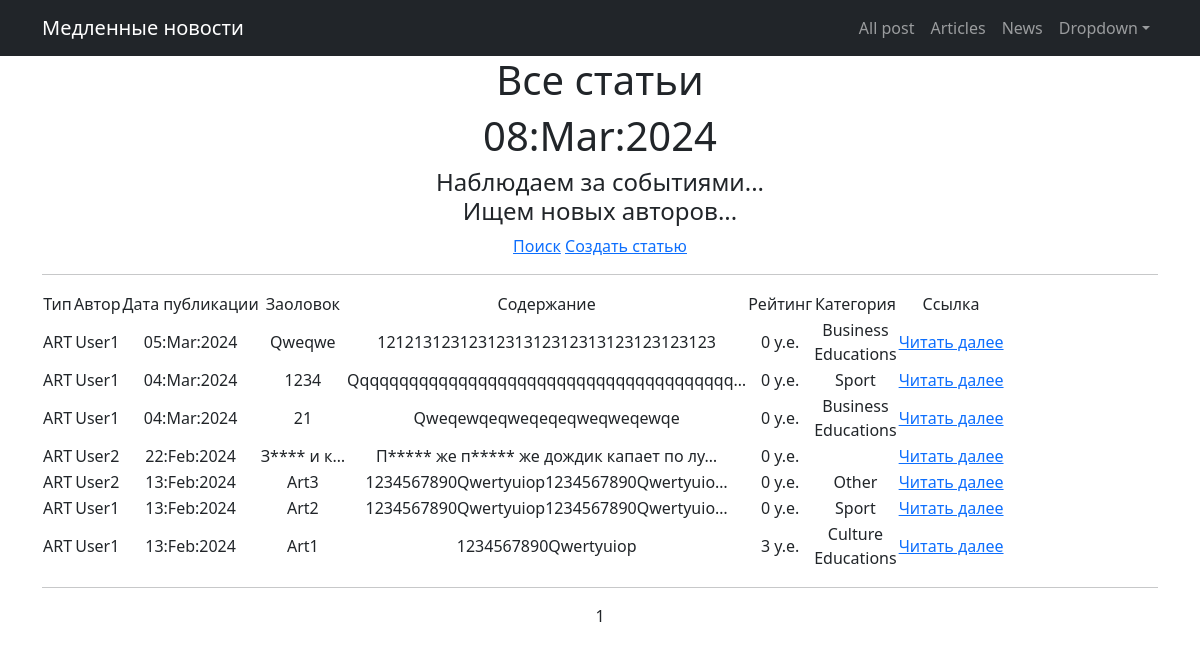
The app's page /articles/ with its own data.
### Newsportalapp/models.py (models this page shows, shortened)
class Post(models.Model):
    news_post = 'NEWS'
    article_post = 'ART'
    other = 'OTH'
    TYPEPOST = [
        (news_post, 'Новость'),
        (article_post, 'Статья'),
        (other, 'Другое')
    ]
    post_type = models.CharField(max_length=4, choices=TYPEPOST, default=other)
    post_add = models.DateTimeField(auto_now_add=True)
    post_name = models.CharField(max_length=255)
    post_text = models.TextField()
    post_rating = models.IntegerField(default=0)
    post_author = models.ForeignKey(Author, on_delete=models.CASCADE, verbose_name='Имя Автора')
    categories = models.ManyToManyField(Category, through='PostCategory')

class Author(models.Model):
    name_author = models.OneToOneField(User, on_delete=models.CASCADE)
    author_rating = models.IntegerField(default=0)

class Category(models.Model):
    name = models.CharField(max_length=255, unique=True)

### Newsportalapp/views.py (the view)
# urls.py: path('articles/', ArtsList.as_view(), name='arts_list'),
class ArtsList(ListView):
    model = Post
    ordering = '-post_add'
    template_name = 'articles.html'
    context_object_name = 'arts'
    paginate_by = 10
    queryset = Post.objects.filter(post_type=Post.article_post)
    def get_context_data(self, **kwargs):
        context = super().get_context_data(**kwargs)
        context['time_now'] = datetime.utcnow()
        context['next_post'] = None
        return context

### Newsportalapp/templatetags/custom_filters.py (called while the page is built)
@register.filter()
def like_valute(value):
    return f'{value} у.е.'

### templates/articles.html (shortened to what this page needs)
{% extends 'flatpages/default.html' %}
{% load custom_filters %}
{% load custom_tags %}
{% block content %}
    <h1>Все статьи</h1>
    <h1>{{ time_now|date:'d:M:Y' }}</h1>
    <h4>{{ next_post | default_if_none:"Наблюдаем за событиями...<br>Ищем новых авторов..."}}</h4>
    <tr>
        <td><a href="http://127.0.0.1:8000/articles/search">Поиск</a></td>
        <td><a href="http://127.0.0.1:8000/articles/create">Создать статью</a></td>
    </tr>
    {% if arts %}
    <hr>
        <table>
            <tr>
                <td>Тип</td>
                <td>Автор</td>
                <td>Дата публикации</td>
                <td>Заоловок</td>
                <td>Содержание</td>
                <td>Рейтинг</td>
                <td>Категория</td>
                <td>Ссылка</td>
            </tr>
            {% for art in arts %}
                <tr>
                    <td>{{ art.post_type }}</td>
                    <td>{{ art.post_author.name_author }}</td>
                    <td>{{ art.post_add|date:'d:M:Y' }}</td>
                    <td>{{ art.post_name | truncatechars:10 | censor_str }}</td>
                    <td>{{ art.post_text | truncatechars:40 | censor_str }}</td>
                    <td>{{ art.post_rating | like_valute }}</td>
                    <td>
                        {% for cat in art.categories.all %}
                            {{ cat.name }}
                            <br>
                        {% endfor %}
                    </td>
                    <td>
                        <a href="http://127.0.0.1:8000/articles/{{ art.id }}">Читать далее</a>
                    </td>
                </tr>
            {% endfor %}
        </table>
    <hr>
    {{ page_obj.number }}
    {% else %}
        <h1>Статей нет!</h1>
    {% endif %}
{% endblock content %}

### records on screen
Post: post_type "ART", post_author.name_author "User1", post_add "05:Mar:2024", post_name|censor_str "Qweqwe", post_text|censor_str "1212131231231231312312313123123123123", post_rating|like_valute "0 у.е."
Category: name "Business"
Category: name "Educations"
Post: post_type "ART", post_author.name_author "User1", post_add "04:Mar:2024", post_name|censor_str "1234", post_text|censor_str "Qqqqqqqqqqqqqqqqqqqqqqqqqqqqqqqqqqqqqqq…", post_rating|like_valute "0 у.е."
Category: name "Sport"
Post: post_type "ART", post_author.name_author "User1", post_add "04:Mar:2024", post_name|censor_str "21", post_text|censor_str "Qweqewqeqweqeqeqweqweqewqe", post_rating|like_valute "0 у.е."
Post: post_type "ART", post_author.name_author "User2", post_add "22:Feb:2024", post_name|censor_str "З**** и к…", post_text|censor_str "П***** же п***** же дождик капает по лу…", post_rating|like_valute "0 у.е."
Post: post_type "ART", post_author.name_author "User2", post_add "13:Feb:2024", post_name|censor_str "Art3", post_text|censor_str "1234567890Qwertyuiop1234567890Qwertyuio…", post_rating|like_valute "0 у.е."
Category: name "Other"
Post: post_type "ART", post_author.name_author "User1", post_add "13:Feb:2024", post_name|censor_str "Art2", post_text|censor_str "1234567890Qwertyuiop1234567890Qwertyuio…", post_rating|like_valute "0 у.е."
Post: post_type "ART", post_author.name_author "User1", post_add "13:Feb:2024", post_name|censor_str "Art1", post_text|censor_str "1234567890Qwertyuiop", post_rating|like_valute "3 у.е."
Category: name "Culture"

### other values on screen
{{ time_now|date:'d:M:Y' }} "08:Mar:2024"
{{ page_obj.number }} "1"
